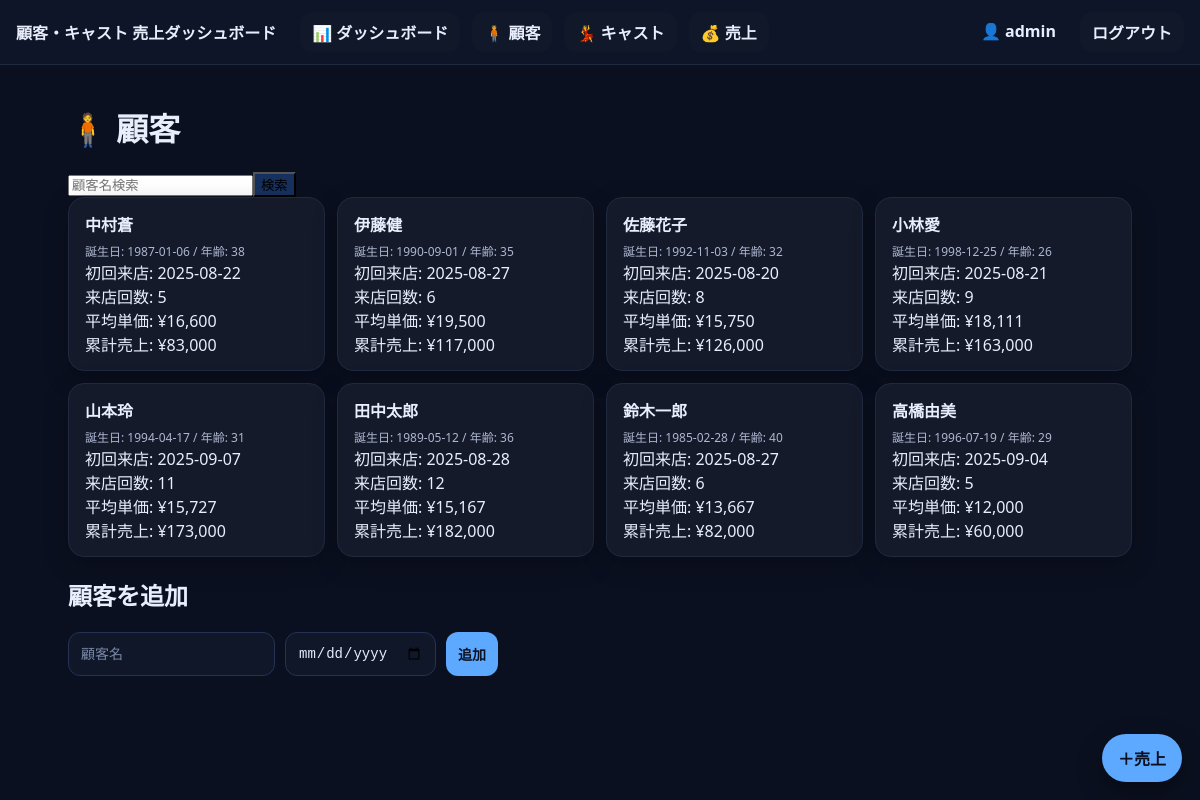
The page /customers (signed in) on the database its author committed.
### tables this page shows
CREATE TABLE customers (id INTEGER PRIMARY KEY AUTOINCREMENT, name TEXT NOT NULL UNIQUE, birthday TEXT, age INTEGER, first_visit TEXT, visit_count INTEGER DEFAULT 0, avg_amount REAL DEFAULT 0, total_amount INTEGER DEFAULT 0);

### main.py (the view)
@app.get("/customers", response_class=HTMLResponse)
def customers(request: Request, q: str|None=None):
    redir = require_login(request)
    if redir: return redir
    conn = get_db()
    rows = conn.execute("SELECT * FROM customers WHERE (? IS NULL) OR name LIKE ? ORDER BY name", (q, f"%{q}%" if q else None)).fetchall()
    return templates.TemplateResponse("customers.html", {"request": request, "rows": rows, "q": q or ""})

### templates/customers.html
{% extends "base.html" %}{% block content %}
<h1>🧍 顧客</h1>
<form method="get"><input type="text" name="q" placeholder="顧客名検索" value="{{ q }}"><button>検索</button></form>
<div class="grid">
{% for r in rows %}
  <div class="card">
    <div class="card-title">{{ r["name"] }}</div>
    <div class="muted">誕生日: {{ r["birthday"] or "-" }} / 年齢: {{ r["age"] or "-" }}</div>
    <div>初回来店: {{ r["first_visit"] or "-" }}</div>
    <div>来店回数: {{ r["visit_count"] or 0 }}</div>
    <div>平均単価: ¥{{ "{:,.0f}".format(r["avg_amount"] or 0) }}</div>
    <div>累計売上: ¥{{ "{:,}".format(r["total_amount"] or 0) }}</div>
  </div>
{% endfor %}
</div>
<h2>顧客を追加</h2>
<form method="post" action="/customers/add" class="form-row">
  <input type="text" name="name" placeholder="顧客名" required>
  <input type="date" name="birthday" placeholder="誕生日">
  <button type="submit" class="primary">追加</button>
</form>
{% endblock %}

### templates/base.html (shortened to what this page needs)
<!doctype html>
<html lang="ja"><head>
<link rel="stylesheet" href="/static/style.css">
</head><body>
<nav class="nav">
  <span class="brand">顧客・キャスト 売上ダッシュボード</span>
  <a href="/">📊 ダッシュボード</a>
  <a href="/customers">🧍 顧客</a>
  <a href="/casts">💃 キャスト</a>
  <a href="/sales">💰 売上</a>
  {% if request.session.get('user') %}
    <span class="brand">👤 {{ request.session['user']['username'] }}</span>
    <a href="/logout">ログアウト</a>
  {% else %}
    <a href="/login">ログイン</a>
  {% endif %}
</nav>
<main class="container">{% block content %}{% endblock %}</main>
<a href="/sales" class="fab">＋売上</a>
</body></html>

### static/style.css (style rules this page uses)
:root { --bg: #0b1020; --card: #141a2a; --text: #e9eefc; --muted: #aeb7d1; --accent: #5da9ff; --accent-strong: #7fc1ff; --border: #1f2940; }
* { box-sizing: border-box; }
html, body { height: 100%; }
body { margin: 0; background: var(--bg); color: var(--text); font-family: "Noto Sans JP", "Hiragino Kaku Gothic ProN", "Yu Gothic UI", system-ui, -apple-system, Segoe UI, Roboto, sans-serif; -webkit-font-smoothing: antialiased; -moz-osx-font-smoothing: grayscale; }
.nav { display: flex; gap: 12px; padding: 12px 16px; background: #0e1528; position: sticky; top: 0; z-index: 10; border-bottom: 1px solid var(--border); }
.nav a, .nav .brand { color: var(--text); text-decoration: none; padding: 8px 12px; background: #11182a; border-radius: 12px; font-weight: 600; }
.nav .brand { background: transparent; padding-left: 0; }
.container { padding: 18px; max-width: 1100px; margin: auto; }
.cards, .grid { display: grid; gap: 12px; grid-template-columns: repeat(auto-fit, minmax(240px, 1fr)); }
.card { background: var(--card); border: 1px solid var(--border); border-radius: 16px; padding: 14px 16px; box-shadow: 0 8px 24px rgba(0,0,0,.25); }
.card-title { font-weight: 700; margin-bottom: 6px; }
.form-row { display: flex; flex-wrap: wrap; gap: 10px; margin: 12px 0; }
.form-row input, .form-row select, .form-row button { padding: 12px 12px; border-radius: 12px; border: 1px solid #243355; background: #0f1729; color: var(--text); font-size: 14px; }
.form-row input::placeholder { color: #7c89a9; }
button { background: #17315e; cursor: pointer; }
button.primary { background: var(--accent); color: #0c1224; font-weight: 800; border: none; }
.muted { color: var(--muted); font-size: 12px; }
.fab { position: fixed; right: 18px; bottom: 18px; background: var(--accent); color: #0b1020; font-weight: 900; padding: 12px 16px; border-radius: 999px; text-decoration: none; box-shadow: 0 10px 24px rgba(0,0,0,.35); }

### rows shown on the page
customers: name "中村蒼", birthday "1987-01-06", age "38", first_visit "2025-08-22", visit_count "5", avg_amount "16,600", total_amount "83,000"
customers: name "伊藤健", birthday "1990-09-01", age "35", first_visit "2025-08-27", visit_count "6", avg_amount "19,500", total_amount "117,000"
customers: name "佐藤花子", birthday "1992-11-03", age "32", first_visit "2025-08-20", visit_count "8", avg_amount "15,750", total_amount "126,000"
customers: name "小林愛", birthday "1998-12-25", age "26", first_visit "2025-08-21", visit_count "9", avg_amount "18,111", total_amount "163,000"
customers: name "山本玲", birthday "1994-04-17", age "31", first_visit "2025-09-07", visit_count "11", avg_amount "15,727", total_amount "173,000"
customers: name "田中太郎", birthday "1989-05-12", age "36", first_visit "2025-08-28", visit_count "12", avg_amount "15,167", total_amount "182,000"
customers: name "鈴木一郎", birthday "1985-02-28", age "40", first_visit "2025-08-27", visit_count "6", avg_amount "13,667", total_amount "82,000"
customers: name "高橋由美", birthday "1996-07-19", age "29", first_visit "2025-09-04", visit_count "5", avg_amount "12,000", total_amount "60,000"

### other values the page prints
{{ request.session['user']['username'] }} "admin"
